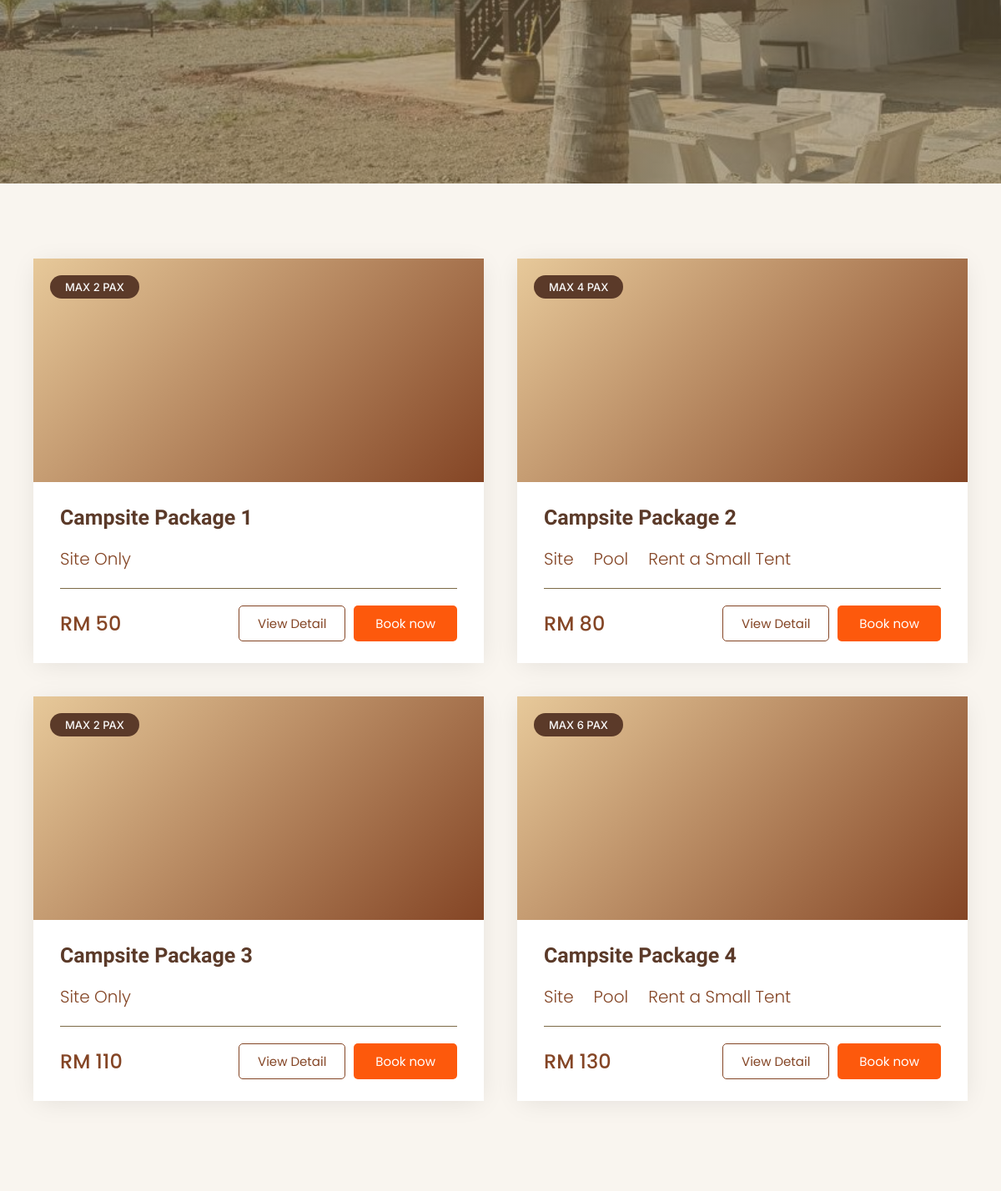
/customer/campsite.php (middle part), run on an earlier commit of the app's database.
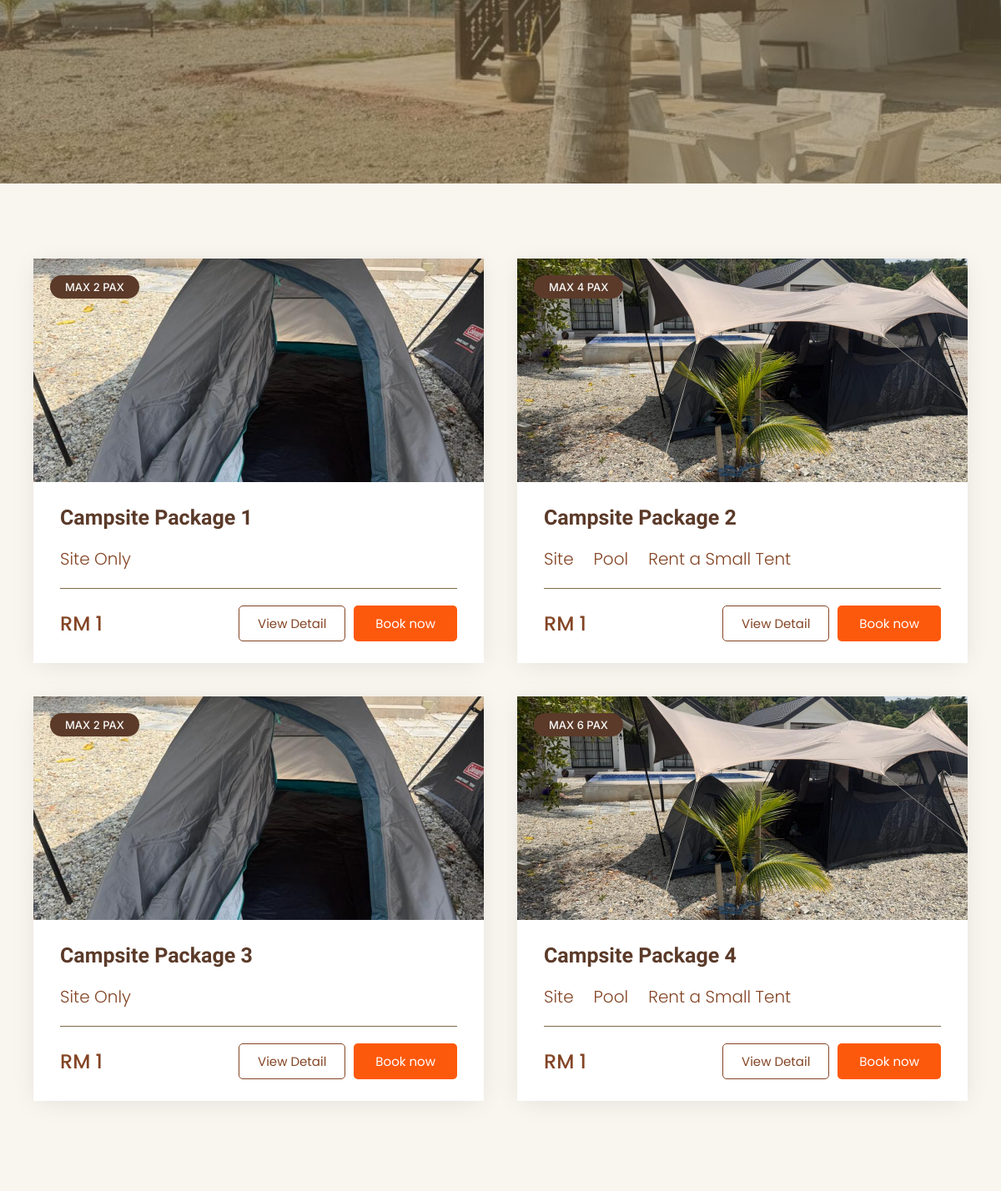
And on a later commit of the database.
### tables this page shows
CREATE TABLE `accommodation` (
  accommodation_id   INT UNSIGNED AUTO_INCREMENT PRIMARY KEY,
  accommodation_name VARCHAR(100) NOT NULL,
  accommodation_type ENUM('Villa','Campsite') NOT NULL,
  price              DECIMAL(10,2) NOT NULL COMMENT 'weekday / base rate per night, used for all booking calculations',
  price_weekend      DECIMAL(10,2) NULL COMMENT 'display only — not applied to booking totals yet',
  price_holiday      DECIMAL(10,2) NULL COMMENT 'display only — not applied to booking totals yet',
  capacity           INT UNSIGNED NOT NULL,
  pax_label          VARCHAR(30) NULL COMMENT 'display string e.g. "4-5 PAX", falls back to "Max N guests"',
  features           TEXT NULL COMMENT 'one feature per line, e.g. "Wifi\nAircond\nSea View"',
  description        TEXT,
  status             ENUM('available','unavailable','maintenance') NOT NULL DEFAULT 'available',
  image              VARCHAR(255),
  door_code          VARCHAR(20) COMMENT 'lock box / door code shown to the guest in the check-in reminder'
);

### customer/campsite.php (called while the page is built, shortened)
<?php
require_once __DIR__ . '/../includes/db.php';
$searchCheckIn = trim((string) ($_GET['check_in'] ?? ''));
$searchCheckOut = trim((string) ($_GET['check_out'] ?? ''));
$searchGuestsRaw = trim((string) ($_GET['guests'] ?? ''));
$searchActive = $searchCheckIn !== '' || $searchCheckOut !== '' || $searchGuestsRaw !== '';
$campsites = [];
$maxCampsiteCapacity = (int) $pdo->query(
    "SELECT COALESCE(MAX(capacity), 0) FROM accommodation WHERE accommodation_type = 'Campsite' AND status = 'available'"
)->fetchColumn();
if ($searchActive) {
    $searchGuests = filter_var($searchGuestsRaw, FILTER_VALIDATE_INT);
    if ($searchGuests === false || $searchGuests < 1) {
        $searchError = 'Please enter a valid number of guests.';
    } elseif ($searchGuests > $maxCampsiteCapacity) {
        $searchError = "Sorry, our Campsite packages can't accommodate more than {$maxCampsiteCapacity} guests. Please reduce the number of guests, or try Villa instead.";
    } elseif ($searchCheckIn !== '' && $searchCheckOut !== '' && $searchCheckOut <= $searchCheckIn) {
        $searchError = 'Check-out date must be after check-in date.';
    } else {
        $useDates = $searchCheckIn !== '' && $searchCheckOut !== '';
        $matches = recommend_accommodations($pdo, [
            'guests' => $searchGuests,
            'type' => 'Campsite',
            'check_in' => $useDates ? $searchCheckIn : null,
            'check_out' => $useDates ? $searchCheckOut : null,
            'budget' => null,
        ]);
        $campsites = array_column($matches, 'accommodation');
        if (!$campsites) {
            $searchError = $useDates
                ? 'No campsite packages are available for those dates with that number of guests. Please try different dates.'
                : 'No campsite packages match that number of guests right now.';
        }
    }
} else {
    $campsites = $pdo->query(
        "SELECT * FROM accommodation WHERE accommodation_type = 'Campsite' AND status = 'available' ORDER BY accommodation_id"
    )->fetchAll();
}
$base = '../';
$pageCss = 'style/campsite.css';
require __DIR__ . '/views/campsite.view.php';

### customer/views/campsite.view.php (the view, shortened to what this page needs)
<?php include __DIR__ . '/../../includes/header.php'; ?>
  <section class="hero" id="top" style="background-image:linear-gradient(rgba(124,106,70,.55), rgba(124,106,70,.55)), url('../assets/images/beach-benches.jpg');background-size:cover;background-position:center;">
  </section>
  <section class="packages" id="packages">
    <div class="container">
      <?php
      $searchQuery = $searchActive
          ? '&check_in=' . urlencode($searchCheckIn) . '&check_out=' . urlencode($searchCheckOut) . '&guests=' . urlencode((string) ($_GET['guests'] ?? ''))
          : '';
      ?>
      <div class="package-grid">
      <?php foreach ($campsites as $campsite):
        $searchText = strtolower(($campsite['features'] ?? '') . ' ' . ($campsite['description'] ?? ''));
        $hasPool = strpos($searchText, 'pool') !== false;
        $hasTent = strpos($searchText, 'tent') !== false;
        $siteLabel = ($hasPool || $hasTent) ? 'Site' : 'Site Only';
        $mediaStyle = $campsite['image'] ? ' style="background-image:url(\'' . htmlspecialchars($campsite['image']) . '\');background-size:cover;background-position:center;"' : '';
      ?>
      <article class="package-card">
        <div class="package-media"<?= $mediaStyle ?>>
          <div class="package-badges">
            <span class="badge">MAX <?= (int) $campsite['capacity'] ?> PAX</span>
          </div>
        </div>
        <div class="package-body">
          <h3 class="package-name"><?= htmlspecialchars($campsite['accommodation_name']) ?></h3>
          <div class="package-features">
            <div class="feature"><?= $icons['site'] ?><span><?= $siteLabel ?></span></div>
            <?php if ($hasPool): ?>
              <div class="feature"><?= $icons['pool'] ?><span>Pool</span></div>
            <?php endif; ?>
            <?php if ($hasTent): ?>
              <div class="feature"><?= $icons['tent'] ?><span>Rent a Small Tent</span></div>
            <?php endif; ?>
          </div>
          <hr class="package-divider">
          <div class="package-footer">
            <span class="package-price">RM <?= number_format((float) $campsite['price'], 0) ?></span>
            <div class="package-actions">
              <a href="detail.php?id=<?= (int) $campsite['accommodation_id'] ?>" class="btn view-detail">View Detail</a>
              <a href="bookingform.php?accommodation=<?= urlencode($campsite['accommodation_name']) . $searchQuery ?>" class="btn book-now">Book now</a>
            </div>
          </div>
        </div>
      </article>
      <?php endforeach; ?>
      </div>
    </div>
  </section>
<?php include __DIR__ . '/../../includes/footer.php'; ?>

### includes/header.php (shortened to what this page needs)
<?php
$base ??= '';
$pageCss ??= '';
$pageCssHref = $pageCss;
if ($pageCss !== '') {
    $pageCssPath = dirname($_SERVER['SCRIPT_FILENAME']) . '/' . $pageCss;
    if (is_file($pageCssPath)) {
        $pageCssHref .= '?v=' . filemtime($pageCssPath);
    }
}
$navCssHref = $base . 'assets/css/nav-responsive.css';
$navCssPath = __DIR__ . '/../assets/css/nav-responsive.css';
if (is_file($navCssPath)) {
    $navCssHref .= '?v=' . filemtime($navCssPath);
}
?>
<!DOCTYPE html>
<html lang="en">
<head>
<?php if ($pageCss): ?>
<link rel="stylesheet" href="<?= htmlspecialchars($pageCssHref) ?>">
<?php endif; ?>
<link rel="stylesheet" href="<?= htmlspecialchars($navCssHref) ?>">
</head>
<body>

### includes/footer.php (shortened to what this page needs)
<?php
$base ??= '';
$footerCssHref = 'assets/css/footer.css';
$footerCssPath = __DIR__ . '/../assets/css/footer.css';
if (is_file($footerCssPath)) {
    $footerCssHref .= '?v=' . filemtime($footerCssPath);
}
?>
  <link rel="stylesheet" href="<?= htmlspecialchars($base . $footerCssHref) ?>">
</body>
</html>

### customer/style/campsite.css (style rules this page uses)
:root { --cream: #F9F5EF; --sand-light: #FFF0D3; --brown: #5B3A29; --brown-soft: #7C6A46; --brown-price: #844525; --orange: #FE810A; --orange-deep: #FD590C; --text: #000000; }
* { box-sizing: border-box; margin:0; padding:0; }
html { scroll-behavior: smooth; }
body { background: var(--cream); color: var(--text); font-family: 'Poppins', sans-serif; overflow-x: hidden; }
a { color:inherit; text-decoration:none; }
.container { max-width: 1400px; margin: 0 auto; padding: 0 40px; }
.btn { display:inline-flex; align-items:center; justify-content:center; font-weight:500; border-radius:5px; transition: transform .15s ease, box-shadow .15s ease; }
.hero { position:relative; min-height: 700px; background: linear-gradient(rgba(124,106,70,.55), rgba(124,106,70,.55)), linear-gradient(135deg, #cfe4dd 0%, #6f9c8e 45%, #2f4d45 100%); background-size: cover; background-position: center; display:flex; flex-direction:column; align-items:center; justify-content:center; text-align:center; color:#fff; padding: 60px 20px; }
.packages { padding: 90px 0 110px; }
.package-grid { display:grid; grid-template-columns: 1fr 1fr; gap: 40px; }
.package-card { background:#fff; box-shadow: 0px 4px 30px -5px rgba(0,0,0,0.1); display:flex; flex-direction:column; transition: transform .2s ease, box-shadow .2s ease; }
.package-media { position:relative; aspect-ratio: 542/269; background: linear-gradient(135deg,#e7c99a,#844525); }
.package-badges { position:absolute; top: 20px; left: 20px; display:flex; flex-direction:column; gap: 6px; }
.badge { background: var(--brown); color: #FAFAFA; border-radius: 50px; padding: 6px 18px; font-size: 13px; font-weight: 500; font-family:'Inter', sans-serif; display:inline-flex; align-items:center; justify-content:center; white-space:nowrap; }
.package-body { padding: 28px 32px 26px; display:flex; flex-direction:column; gap: 14px; }
.package-name { font-family:'Mulish', sans-serif; font-weight:700; font-size: 25px; color: var(--brown); }
.package-features { display:flex; flex-wrap:wrap; align-items:center; gap: 24px; padding: 6px 0 2px; }
.feature { display:flex; align-items:center; gap: 8px; }
.feature span { font-family:'Poppins', sans-serif; font-weight:300; font-size: 20px; color: var(--brown-price); }
.package-divider { border:none; border-top: 1px solid var(--brown-soft); margin: 4px 0 6px; }
.package-footer { display:flex; align-items:center; justify-content:space-between; }
.package-price { font-family:'Poppins', sans-serif; font-weight:500; font-size: 24px; color: var(--brown-price); }
.package-actions { display:flex; align-items:center; gap: 10px; flex-wrap: wrap; }
.book-now { background: var(--orange-deep); color:#fff; padding: 10px 26px; font-family:'Poppins', sans-serif; font-weight:400; font-size: 15px; display:inline-flex; align-items:center; justify-content:center; }
.view-detail { background:transparent; color: var(--brown-price); border: 1px solid var(--brown-price); padding: 9px 22px; font-family:'Poppins', sans-serif; font-weight:400; font-size: 15px; display:inline-flex; align-items:center; justify-content:center; }

What changed in the data, as far as the page shows it:
changed accommodation "Campsite Package 1": image: picture added; price "50" → "1"
changed accommodation "Campsite Package 2": image: picture added; price "80" → "1"
changed accommodation "Campsite Package 3": image: picture added; price "110" → "1"
changed accommodation "Campsite Package 4": image: picture added; price "130" → "1"
